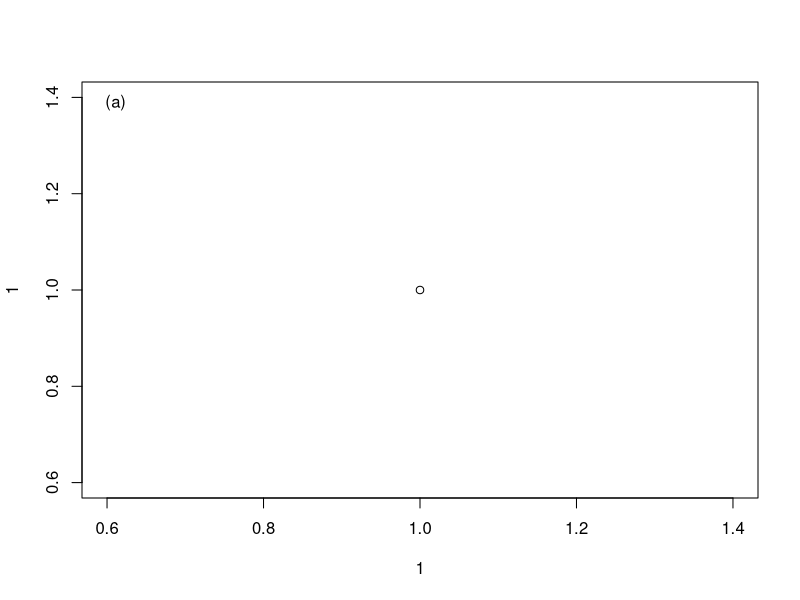

Recreate this plot in R.
# function to add an inset tag to a plot.
## 'xtrm_coords' defines the max/min x and y values of the plot.
## 'inst_lab' is the text label you want to appear for the inset.
## 'injst' is a vector of the adjustment for the label inside the plot. The first item shifts the label to the right from the y axis, while the second item shifts the label up from the x axis.
## the function scales the adjustment specified in injst to the plot, creating the two variables 'x_loc' and 'y_loc' which specify the x and y coordinates, respectively, for the inset to appear.

inst_fxn <- function(inst_lab, injst, ...){
  xtrm_coords <- par("usr")
  x_loc <- xtrm_coords[1] + injst[1]*diff(xtrm_coords[1:2])
  y_loc <- xtrm_coords[3] + injst[2]*diff(xtrm_coords[3:4])
  text(x=x_loc, y=y_loc, l=inst_lab, ...)
}

plot(1,1)
inst_fxn(inst_lab= "(a)", injst= c(.05,.95))
